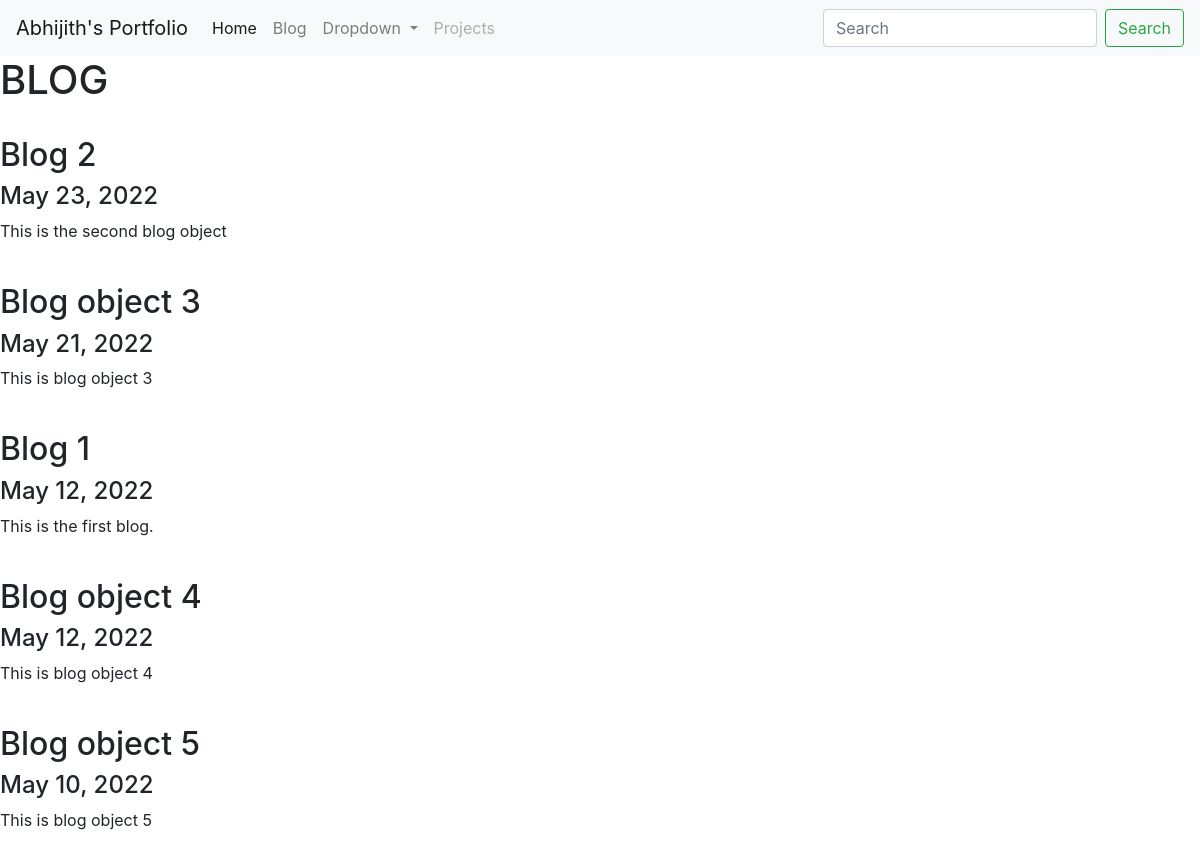
Screenshot of /blog/ with the database file from the repository.
### blog/models.py (models this page shows)
class Blog(models.Model):
    date = models.DateField()
    title = models.CharField(max_length=200)
    description = models.TextField()

### blog/views.py (the view)
# urls.py: path("", views.all_blogs, name="all_blogs"),
def all_blogs(request):
    blogs = Blog.objects.order_by('-date')[:5]
    return render(request, 'blog/all_blogs.html', {"blogs": blogs})

### blog/Templates/blog/all_blogs.html
{% extends 'portfolio/navbar.html' %}
{% block content %}
<h1>BLOG</h1>
<br>
{% for blog in blogs %}
<h2>{{ blog.title }}</h2>
<h4>{{blog.date}}</h4>
<p>{{ blog.description }}</p>
<br>
{% endfor %}
{% endblock %}

### portfolio/Templates/portfolio/navbar.html (shortened to what this page needs)
<!doctype html>
<html lang="en">
  <head>
    <link rel="stylesheet" href="https://cdn.jsdelivr.net/npm/bootstrap@4.0.0/dist/css/bootstrap.min.css">
  </head>
  <body>
<nav class="navbar navbar-expand-lg navbar-light bg-light">
  <a class="navbar-brand" href="#">Abhijith's Portfolio</a>
  <div class="collapse navbar-collapse" id="navbarSupportedContent">
    <ul class="navbar-nav mr-auto">
      <li class="nav-item active">
        <a class="nav-link" href="{% url 'home' %}">Home <span class="sr-only">(current)</span></a>
      </li>
      <li class="nav-item">
        <a class="nav-link" href="{% url 'all_blogs' %}">Blog</a>
      </li>
      <li class="nav-item dropdown">
        <a class="nav-link dropdown-toggle" href="#" id="navbarDropdown" role="button" data-toggle="dropdown" aria-haspopup="true" aria-expanded="false">
          Dropdown
        </a>
      </li>
      <li class="nav-item">
        <a class="nav-link disabled" href="#">Projects</a>
      </li>
    </ul>
    <form class="form-inline my-2 my-lg-0">
      <input class="form-control mr-sm-2" type="search" placeholder="Search" aria-label="Search">
      <button class="btn btn-outline-success my-2 my-sm-0" type="submit">Search</button>
    </form>
  </div>
</nav>
{% block content %}
{% endblock %}
</body>
</html>

### rows the page displays
Blog: title "Blog 2", date "May 23, 2022", description "This is the second blog object"
Blog: title "Blog object 3", date "May 21, 2022", description "This is blog object 3"
Blog: title "Blog 1", date "May 12, 2022", description "This is the first blog."
Blog: title "Blog object 4", date "May 12, 2022", description "This is blog object 4"
Blog: title "Blog object 5", date "May 10, 2022", description "This is blog object 5"
